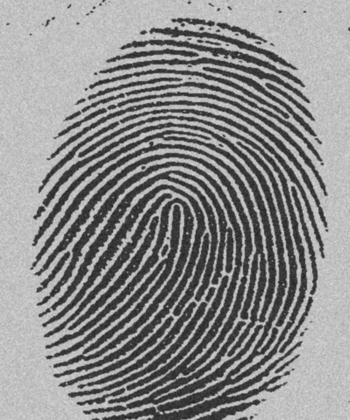
%> input picture PDI/Image_dataset/finger.tif, 350 x 420 px, shrunk from 798 x 958 before the run
$ octave AulaPratica_6_BinItera_Octave.m   (GNU Octave 9; MATLAB toolbox functions it lacks are replaced by stand-ins)
%> lines starting %> are read from the running program, lines starting %| are printed output that depends on the picture; in (x1, y1, x2, y2) boxes, pixels count from 0 and x2, y2 are one past the last pixel; in counts of white or black regions, pixels touching at a corner belong together; the program's own positions count from 1
%Binarização iterativa

clc;
clear all;
close all;

disp('*********************************************************************');
disp('****        Código criado pelo Prof. Dr. Thiago Statella         ****');
disp('****        Disciplina: Processamento Digital de Imagens         ****');
disp('****  Instituto Federal de Educação, Ciência e Tecnologia de MT  ****');
disp('*********************************************************************');
disp(' ');
disp(' ');

Get0  = imread('finger.tif');
%> Get0 is the input picture: size 420x350 uint8; min 32, max 219, mean 140
Get0  = double(Get0);
%> Get0: size 420x350 double
%critério de parada
Dt   = 0;
cont = 0;
%limiar inicial
tini = round(mean2(Get0(:)));
%> tini = 140
Dif  = 300;%inicializando Dif
t    = tini;%inicializando o limiar como tini
%> t = 140

%testando o primeirolimiar pra ver se é o ideal

while Dif > Dt

     [r,c] = find(Get0 > t);
      V = r;
      for i = 1 : size(r,1)
          V(i) = Get0(r(i),c(i));
      end
    m1 = mean2(V(:));

     [r,c] = find(Get0 <= t);
      V = r;
      for i = 1 : size(r,1)
          V(i) = Get0(r(i),c(i));
      end
     m2 = mean2(V(:));

    t  = round((m1 + m2) / 2);
    Dif = round(abs(tini - t));
    tini = t;
    cont = cont + 1;
end
%> this loop made 3 passes
%> (m1, m2, t, Dif, tini) on passes 1 to 3: (187.9, 70.4, 129, 11, 129), (186.4, 67.57, 127, 2, 127), (186.1, 67.06, 127, 0, 127)
%> after the loop, cont = 3

Get0 = uint8(Get0);
Bin = im2bw(Get0,(t / 255));
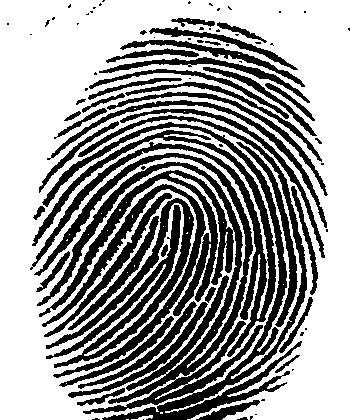
%> Bin: size 420x350 logical; 61.3% white; 85 black regions (44 under 20 px), largest, box (x1, y1, x2, y2) and area: (34, 115, 307, 420) 24912, (30, 130, 276, 357) 5829, (46, 198, 194, 368) 5231
figure,imshow(Get0);
figure,imshow(Bin);
